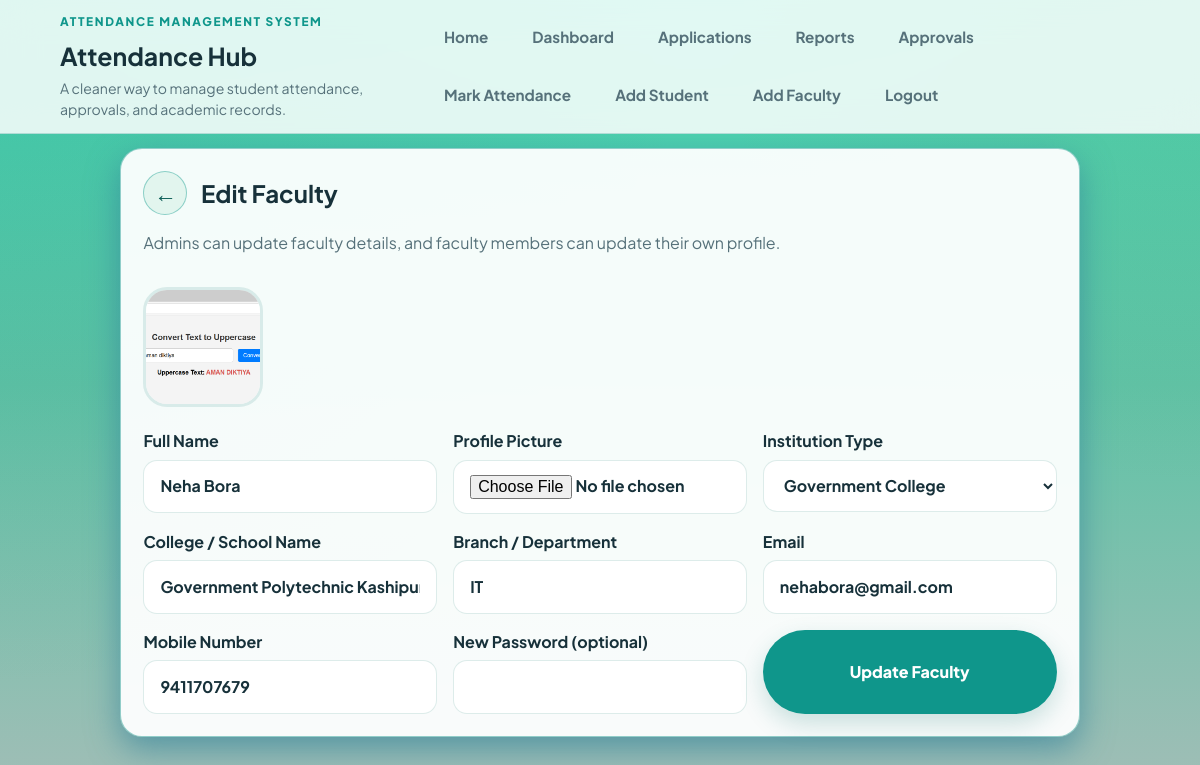
Page /faculty/10/edit (signed in) on the committed database.
### tables this page shows
CREATE TABLE users (
    id INTEGER PRIMARY KEY AUTOINCREMENT,
    role TEXT NOT NULL CHECK (role IN ('admin', 'faculty', 'student')),
    roll_number TEXT UNIQUE,
    registration_number TEXT UNIQUE,
    full_name TEXT NOT NULL,
    father_name TEXT,
    branch TEXT,
    semester TEXT,
    year TEXT,
    dob TEXT,
    mobile_number TEXT UNIQUE,
    gmail TEXT,
    email TEXT,
    password_hash TEXT NOT NULL,
    is_mobile_verified INTEGER NOT NULL DEFAULT 0,
    created_by INTEGER,
    created_at TEXT NOT NULL DEFAULT CURRENT_TIMESTAMP, class_roll_number TEXT, institution_type TEXT, institution_name TEXT, profile_picture TEXT,
    FOREIGN KEY(created_by) REFERENCES users(id)
);

### attendance_app/routes.py (the view, shortened to what this page needs)
@bp.route("/faculty/<int:user_id>/edit", methods=["GET", "POST"])
@login_required("admin", "faculty")
def edit_faculty(user_id):
    db = get_db()
    faculty = db.execute("SELECT * FROM users WHERE id = ? AND role = 'faculty'", (user_id,)).fetchone()
    if not faculty:
        flash("Faculty not found.", "error")
        return redirect(url_for("main.dashboard"))
    viewer = current_user()
    if viewer["role"] != "admin" and viewer["id"] != faculty["id"]:
        flash("Only admin can edit other faculty accounts.", "error")
        return redirect(url_for("main.dashboard"))
    return render_template("edit_faculty.html", faculty=faculty)

### attendance_app/auth.py (called while the page is built)
def current_user():
    user_id = session.get("user_id")
    if not user_id:
        return None
    return get_db().execute("SELECT * FROM users WHERE id = ?", (user_id,)).fetchone()

def login_required(*roles):
    def decorator(view):
        @wraps(view)
        def wrapped(*args, **kwargs):
            user = current_user()
            if user is None:
                flash("Please login first.", "error")
                return redirect(url_for("main.login"))
            if roles and user["role"] not in roles:
                flash("You do not have access to this page.", "error")
                return redirect(url_for("main.dashboard"))
            return view(*args, **kwargs)
        return wrapped
    return decorator

### attendance_app/database.py (called while the page is built)
def get_db():
    if "db" not in g:
        db_path = Path(current_app.root_path).parent / current_app.config["DATABASE"]
        g.db = sqlite3.connect(db_path)
        g.db.row_factory = sqlite3.Row
    return g.db

### attendance_app/routes.py (called while the page is built)
def semester_filter_options():
    return [{"value": value, "label": label} for value, label, _ in YEAR_SEMESTER_FILTERS]

@bp.context_processor
def inject_globals():
    user = current_user()
    pending_count = len(pending_requests_for_user(user)) if user and user["role"] in {"admin", "faculty"} else 0
    return {
        "current_user": user,
        "today": today_iso(),
        "min_date": one_year_ago_iso(),
        "institution_options": INSTITUTION_OPTIONS,
        "school_college_types": list(SCHOOL_COLLEGE_TYPES),
        "year_semester_filters": semester_filter_options(),
        "pending_count": pending_count,
    }

### attendance_app/utils.py (called while the page is built)
def today_iso():
    return date.today().isoformat()

def one_year_ago_iso():
    return (date.today() - timedelta(days=365)).isoformat()

### attendance_app/templates/edit_faculty.html (shortened to what this page needs)
{% extends "base.html" %}
{% block content %}
<section class="card form-card">
    <div class="section-head profile-edit-head">
        <a class="icon-btn" href="{{ url_for('main.dashboard') }}" aria-label="Back to dashboard" title="Back to dashboard">&larr;</a>
        <h2>Edit Faculty</h2>
    </div>
    <p class="muted">Admins can update faculty details, and faculty members can update their own profile.</p>
    {% if faculty['profile_picture'] %}
        <img class="profile-photo" src="{{ url_for('main.profile_picture', filename=faculty['profile_picture']) }}" alt="Faculty profile picture">
    {% endif %}
    <form method="post" enctype="multipart/form-data" class="grid-form">
        <label>Full Name<input type="text" name="full_name" value="{{ faculty['full_name'] }}" required></label>
        <label>Profile Picture<input type="file" name="profile_picture" accept=".jpg,.jpeg,.png"></label>
        <label>
            Institution Type
            <select name="institution_type" id="edit-faculty-institution-type" required>
                {% for value, label in institution_options %}
                    <option value="{{ value }}" {% if faculty['institution_type'] == value %}selected{% endif %}>{{ label }}</option>
                {% endfor %}
            </select>
        </label>
        <label id="edit-faculty-institution-name-group">College / School Name<input type="text" name="institution_name" id="edit-faculty-institution-name" value="{{ faculty['institution_name'] }}"></label>
        <label>Branch / Department<input type="text" name="branch" value="{{ faculty['branch'] }}" required></label>
        <label>Email<input type="email" name="email" value="{{ faculty['email'] }}" required></label>
        <label>Mobile Number<input type="text" name="mobile_number" maxlength="10" value="{{ faculty['mobile_number'] }}" required></label>
        <label>New Password (optional)<input type="password" name="password"></label>
        <button class="btn primary" type="submit">Update Faculty</button>
    </form>
</section>
{% endblock %}

### attendance_app/static/style.css (style rules this page uses)
:root { --bg: #f4f7f4; --bg-accent: #e7f7f4; --surface: rgba(255, 255, 255, 0.94); --surface-strong: #ffffff; --surface-soft: #edf6f4; --text: #17313a; --muted: #56717a; --primary: #0f968b; --primary-dark: #0a5c56; --primary-soft: #d9f3ef; --accent: #f59e0b; --accent-soft: #fff3dc; --success: #177245; --error: #b42318; --border: rgba(31, 154, 144, 0.471); --shadow: 0 20px 60px rgba(40, 121, 148, 0.475); --shadow-soft: 0 12px 32px rgba(47, 127, 153, 0.638); --radius-xl: 30px; --radius-lg: 22px; --radius-md: 16px; }
* { box-sizing: border-box; }
html { scroll-behavior: smooth; scroll-padding-top: 110px; }
body { margin: 0; min-height: 100vh; overflow-x: hidden; font-family: "Plus Jakarta Sans", "Segoe UI", Tahoma, Geneva, Verdana, sans-serif; line-height: 1.5; color: var(--text); background: radial-gradient(circle at top left, rgba(15, 118, 110, 0.14), transparent 48%), radial-gradient(circle at top right, rgba(139, 104, 45, 0.1), transparent 34%), linear-gradient(180deg, #43d8b3 0%, #5fc3a6 48%, #8daea6cf 100%); }
a { color: inherit; text-decoration: none; }
img { max-width: 100%; }
h1, h2, h3, p { overflow-wrap: anywhere; }
.card { background: var(--surface); border: 1px solid var(--border); border-radius: var(--radius-lg); padding: 1.4rem; box-shadow: var(--shadow-soft); transition: transform 0.24s ease, box-shadow 0.24s ease, border-color 0.24s ease; }
.lead, .muted { color: var(--muted); }
.btn, .animated-btn { display: inline-flex; align-items: center; justify-content: center; border: 0; cursor: pointer; font: inherit; font-weight: 800; transition: transform 0.2s ease, box-shadow 0.2s ease, background 0.2s ease, color 0.2s ease; }
.btn { border-radius: 999px; padding: 0.88rem 1.25rem; }
.btn.primary { color: #fff; background: var(--primary); box-shadow: 0 10px 24px rgba(15, 118, 110, 0.2); }
.icon-btn { display: inline-flex; width: 44px; height: 44px; flex: 0 0 44px; align-items: center; justify-content: center; border: 1px solid rgba(17, 154, 143, 0.42); border-radius: 50%; color: var(--primary-dark); background: rgba(147, 218, 186, 0.19); font-size: 1.4rem; font-weight: 800; line-height: 1; transition: background 0.2s ease, color 0.2s ease, box-shadow 0.2s ease; }
.actions, .inline-form, .section-head { display: flex; flex-wrap: wrap; gap: 0.8rem; align-items: center; justify-content: center; }
.section-head { justify-content: space-between; }
.section-head h2, .section-head h3 { margin-top: 0; margin-bottom: 0; }
.profile-edit-head { justify-content: flex-start; align-items: center; gap: 0.85rem; }
.profile-edit-head h2 { margin-right: 0; }
.form-card { max-width: 960px; margin: 0 auto; }
.grid-form { display: grid; grid-template-columns: repeat(auto-fit, minmax(220px, 1fr)); gap: 1rem; }
label { display: flex; flex-direction: column; gap: 0.4rem; font-weight: 700; }
input, select, textarea, button { font: inherit; }
input, select, textarea { width: 100%; border: 1px solid rgba(15, 118, 110, 0.14); border-radius: 14px; padding: 0.86rem 1rem; color: var(--text); background: rgba(255, 255, 255, 0.95); transition: transform 0.2s ease, border-color 0.2s ease, box-shadow 0.2s ease, background 0.2s ease; }
.profile-photo { width: 120px; height: 120px; object-fit: cover; border-radius: 24px; border: 3px solid rgba(15, 118, 110, 0.12); margin: 1rem 0; }

### rows in the picture
users: profile_picture (picture), full_name "Neha Bora", institution_type "Government College", institution_name "Government Polytechnic Kashipur", branch "IT", email "nehabora@gmail.com", mobile_number "9411707679"
